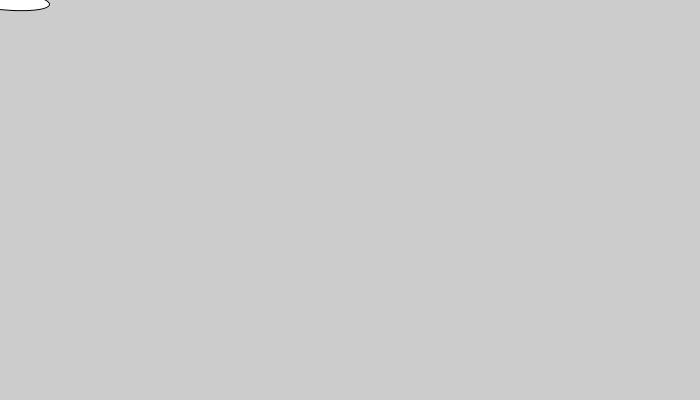
Frame 1 (no input)
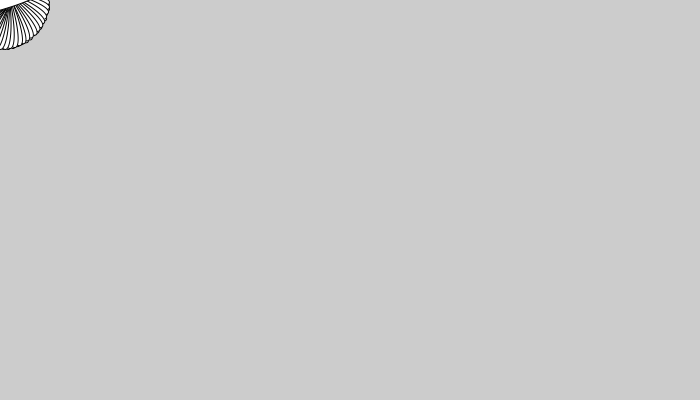
Frame 60 (the mouse pressed at the canvas centre just before this capture)
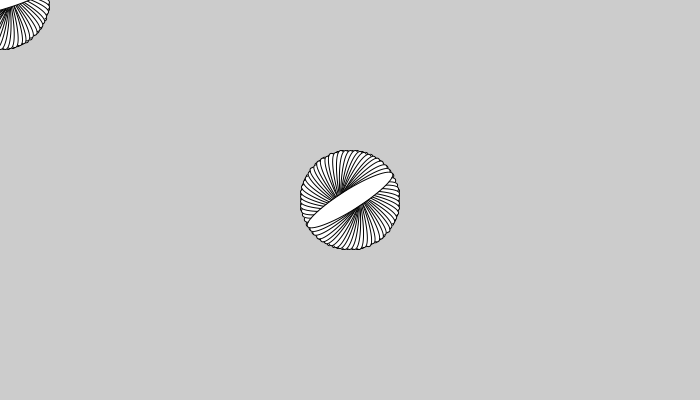
Frame 120 (the mouse held since frame 60 and released just before this capture)

The Processing sketch that drew these frames (run headless with seeded random() and noise(); from frame 60 on, the mouse is pressed at the canvas centre):

// Processing sketch: processing_33633
// ── processing_33633.pde

float a= 0;

void setup(){
size(700,400);
smooth();
}

void draw(){
a+=0.1;
translate(mouseX,mouseY);
rotate(a);
ellipse(0,0,100,20);
}
                
                
